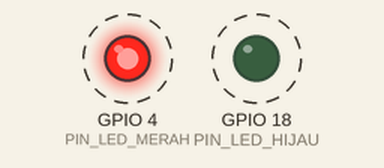
The sketch below on a simulated ESP32. Shown: output pins drawn as LEDs (lit = HIGH). Dashed ring = blinking.

Above: at 0.2 s.
Timing chart, 0 to 3.0 s (numbered marks = the images above):
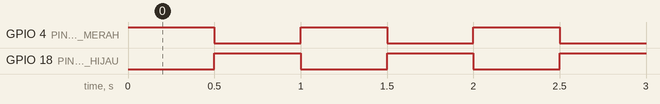

The sketch:

sketch.ino
```cpp
// Praktik 2: dua LED berkedip bergantian
// LED merah di D4, LED hijau di D18 (masing-masing lewat resistor 220 ohm)

const int PIN_LED_MERAH = 4;   // LED merah di pin D4
const int PIN_LED_HIJAU = 18;  // LED hijau di pin D18

void setup() {
  // Dua pin, dua kali pinMode. Setiap pin yang dipakai harus "didaftarkan".
  pinMode(PIN_LED_MERAH, OUTPUT);
  pinMode(PIN_LED_HIJAU, OUTPUT);
}

void loop() {
  // Merah nyala, hijau padam
  digitalWrite(PIN_LED_MERAH, HIGH);
  digitalWrite(PIN_LED_HIJAU, LOW);
  delay(500);

  // Merah padam, hijau nyala
  digitalWrite(PIN_LED_MERAH, LOW);
  digitalWrite(PIN_LED_HIJAU, HIGH);
  delay(500);
}
```

Measured:
- by itself, GPIO 4 (PIN_LED_MERAH), GPIO 18 (PIN_LED_HIJAU): alternates HIGH for 0.50 s and LOW for 0.50 s
